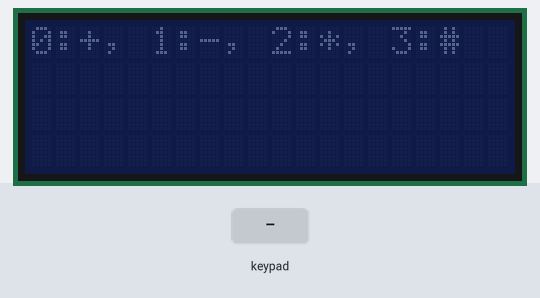
Bench run of a sketch on a simulated Arduino Uno, built with avr-gcc and run on an emulated ATmega328P. On the bench: 20×4 character LCD. Wiring (inferred from the names in the program): 3×4 keypad with keys * 7 4 1 0 8 5 2 # 9 6 3: rows pin 13, pin 12, pin 11; columns pin 10, pin 9, pin 8, pin 7. The test bench sets the inputs (shaded band).

Above: at 1.2 s.
1.3 s: keypad keys 2 5 # pressed 0.4 s apart
At 3.2 s:
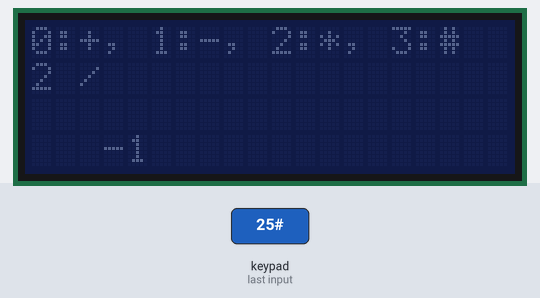
4.0 s: key '*' pressed
At 5.2 s:
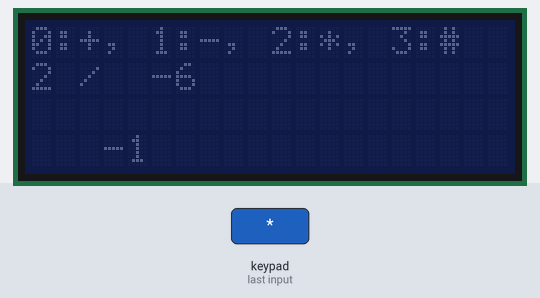
5.5 s: key '7' pressed
7.0 s: keypad keys 1 2 pressed 0.4 s apart
At 8.5 s:
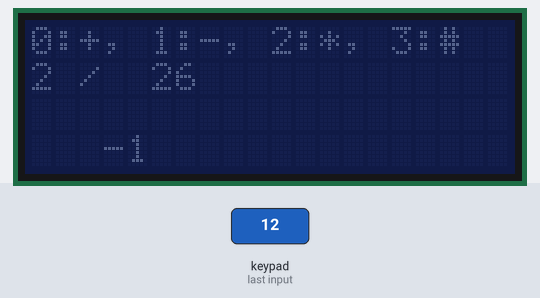
Timing chart, 0 to 10.0 s (numbered marks = the images above; inputs shaded):
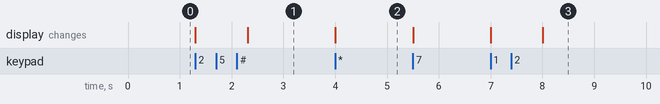

Measured:
- after the input at 1.3 s, the display: first changes at once (image 1 shows a later state)
- after the input at 4.0 s, the display: changes at once (image 2)
- after the input at 7.0 s, the display: first changes at once (image 3 shows a later state)

The sketch:

ard.ino
```cpp
/*
Matrix-Tastatur 3x4 Tasten klein
pin 1 : Spalte 1
pin 2 : Spalte 2
pin 3 : Spalte 3
pin 4 : Zeile 1 mit externen Pullup-Widerstand
pin 5 : Zeile 2 mit externen Pullup-Widerstand
pin 6 : Zeile 3 mit externen Pullup-Widerstand
pin 7 : Zeile 4 mit externen Pullup-Widerstand
*/
#define spalte1 13
#define spalte2 12
#define spalte3 11
#define zeile1 10
#define zeile2 9
#define zeile3 8
#define zeile4 7
#define ein LOW
#define aus HIGH
#include <Wire.h>
#include <LiquidCrystal_I2C.h>
LiquidCrystal_I2C lcd(0x27, 20, 4);  // set the LCD address to 0x27 for a 20 chars and 4 line


int f = -1;
int s = -1;
int res = -1;

int operation=-1;


void setup() {
  lcd.init();
  //lcd.backlight();
  lcd.print("0:+, 1:-, 2:*, 3:#");
  pinMode(spalte1, OUTPUT);  //Spalte 1
  pinMode(spalte2, OUTPUT);  //Spalte 2
  pinMode(spalte3, OUTPUT);  //Spalte 3
  pinMode(zeile1, INPUT_PULLUP);    //Zeile 1 mit externen Pullup-Widerstand
  pinMode(zeile2, INPUT_PULLUP);    //Zeile 2 mit externen Pullup-Widerstand
  pinMode(zeile3, INPUT_PULLUP);    //Zeile 3 mit externen Pullup-Widerstand
  pinMode(zeile4, INPUT_PULLUP);    //Zeile 4 mit externen Pullup-Widerstand
  Serial.begin(9600);
}
void loop() {
  lcd.setCursor(10, 0);  //(Spalte,Zeile)
  char cc = readkey();
  if (cc != ' ') {
    if (cc == '#') {
      printResult();
      if (res == -1) printResult();
      else {
        f = -1;
        s = -1;
        res = -1;
        lcd.setCursor(0,1);
        lcd.print("                 ");
        lcd.setCursor(0,2);
        lcd.print("                 ");
      }
    }
    if (f == -1) {
      f = cc - '0';
      lcd.setCursor(0,1);
      lcd.print(f);
    } else if (operation == -1) {
      if (cc > 4 + '0') return;
      operation = cc - '0';
      printOp();
    } else {
      s = cc- '0';
      lcd.setCursor(5,1);
      lcd.print(s);
    }
    delay(1000);
  }
}

void printOp() {
  lcd.setCursor(2,1);
  if (operation == 1) lcd.print("+");
  else if (operation == 2) lcd.print("-");
  else if (operation == 3) lcd.print("/");
  else lcd.print("/");
}

void printResult() {
  switch (operation) {
    case 1: res = f + s; break;
    case 2: res = f - s; break;
    case 3: res = f * s; break;
    case 4: res = f / s; break;
  }

  lcd.setCursor(3,3);
  lcd.print(res);
}


char readkey() {
  digitalWrite(spalte1, ein);  //Spalte 1 scannen
  digitalWrite(spalte2, aus);
  digitalWrite(spalte3, aus);
  if (digitalRead(zeile1) == 0)
    return ('*');
  else if (digitalRead(zeile2) == 0)
    return ('7');
  else if (digitalRead(zeile3) == 0)
    return ('4');
  else if (digitalRead(zeile4) == 0)
    return ('1');
  else {
    digitalWrite(spalte1, aus);  //Spalte 2 scannen
    digitalWrite(spalte2, ein);
    digitalWrite(spalte3, aus);
    if (digitalRead(zeile1) == 0)
      return ('0');
    else if (digitalRead(zeile2) == 0)
      return ('8');
    else if (digitalRead(zeile3) == 0)
      return ('5');
    else if (digitalRead(zeile4) == 0)
      return ('2');
    else {
      digitalWrite(spalte1, aus);  //Spalte 3 scannen
      digitalWrite(spalte2, aus);
      digitalWrite(spalte3, ein);
      if (digitalRead(zeile1) == 0)
        return ('#');
      else if (digitalRead(zeile2) == 0)
        return ('9');
      else if (digitalRead(zeile3) == 0)
        return ('6');
      else if (digitalRead(zeile4) == 0)
        return ('3');
      else
        return (' ');
    }
  }
}
```
